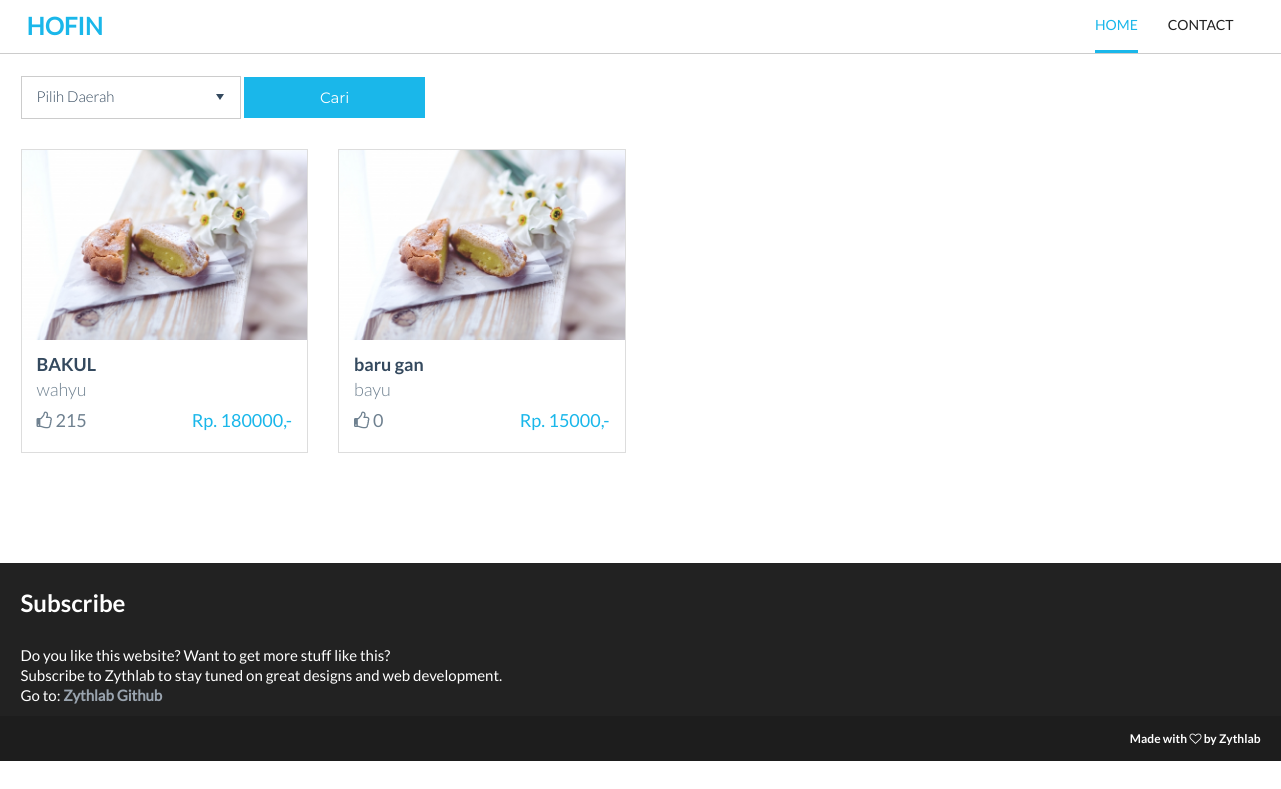
Screenshot of /penginapan/cariPenginapan?daerah=Kab. Jabung with the database file from the repository.
### tables this page shows
CREATE TABLE IF NOT EXISTS `m_penginapan` (
  `id_penginapan` int(11) NOT NULL,
  `id_pengguna` int(11) NOT NULL,
  `rating` int(11) NOT NULL,
  `nama_penginapan` varchar(100) NOT NULL,
  `alamat` varchar(100) NOT NULL,
  `daerah` varchar(100) NOT NULL,
  `harga` int(11) NOT NULL,
  `deskripsi` text NOT NULL,
  `kategori` varchar(50) NOT NULL,
  `foto` varchar(100) NOT NULL
);

CREATE TABLE IF NOT EXISTS `m_pengguna` (
  `id_pengguna` int(11) NOT NULL,
  `nama` varchar(50) NOT NULL,
  `username` varchar(50) NOT NULL,
  `password` varchar(100) NOT NULL,
  `role` int(11) NOT NULL
);

### application/controllers/Penginapan.php (called while the page is built, shortened)
<?php
class Penginapan extends CI_Controller {
	public function cariPenginapan(){
		$daerah = $this->input->post('daerah');
		if(isset($_GET['daerah'])){
			$daerah = $_GET['daerah'];
		}
		if($daerah=="0"){
			$data['penginapan'] = $this->Mpenginapan->semuaPenginapan();
		}else{
			$data['penginapan'] = $this->Mpenginapan->cariPenginapan($daerah);
		}
		$data['content'] = $this->load->view('VPenginapan', $data, true);
		$this->load->view('template2', $data);
	}
}

### index.php (called while the page is built, shortened)
<?php
require_once BASEPATH.'core/CodeIgniter.php';

### application/models/Mpenginapan.php (called while the page is built, shortened)
<?php if (!defined('BASEPATH')) exit('No direct script access allowed');
class Mpenginapan extends CI_Model
{
	public function cariPenginapan($daerah){
		$this->db->from('m_pengguna');
		$this->db->join('m_penginapan', 'm_pengguna.id_pengguna = m_penginapan.id_pengguna');
		$this->db->where('daerah', $daerah);
		$query = $this->db->get();
		return $query->result();
	}
}

### application/views/VPenginapan.php (the view, shortened to what this page needs)
<section id="list-menu" class="content" style="padding-top: 76px">
  <div class="container">
   <div class="form-inline">
  <?php echo form_open('penginapan/cariPenginapan'); ?>
    <div class="form-group">
    </div>
    <button type="submit" class="btn button-search btn-red">Cari</button>
  </div>
  <div class="menu" style="padding-top: 30px">
    <div class="row">
      <?php foreach ($penginapan as $penginapan) {?>
        <div class="col-md-3 col-sm-6 col-xs-12">
          <div class="box">
            <a href="<?= base_url('penginapan/detailPenginapan/')?><?= $penginapan->id_penginapan?>">
              <div class="box-image">
                <img src="img/content/1.jpg" class="img-responsive">
              </div>
              <div class="box-description">
                <h4 class="menu-title"><?= $penginapan->nama_penginapan ?></h4>
                <p class="menu-owner"><?= $penginapan->nama ?></p>
                <div class="menu-type"><i class="fa fa-thumbs-o-up" aria-hidden="true"></i> <?= $penginapan->rating ?></div>
                <div class="menu-price">Rp. <?=$penginapan->harga ?>,-</div>
              </div>
            </a>
          </div>
        </div>
        <?php } ?>
    </div>
  </div>
</div>
</section>

### rows the page displays
m_penginapan: nama_penginapan "BAKUL", id_pengguna.nama "wahyu", rating "215", harga "180000"
m_penginapan: nama_penginapan "baru gan", id_pengguna.nama "bayu", rating "0", harga "15000"
